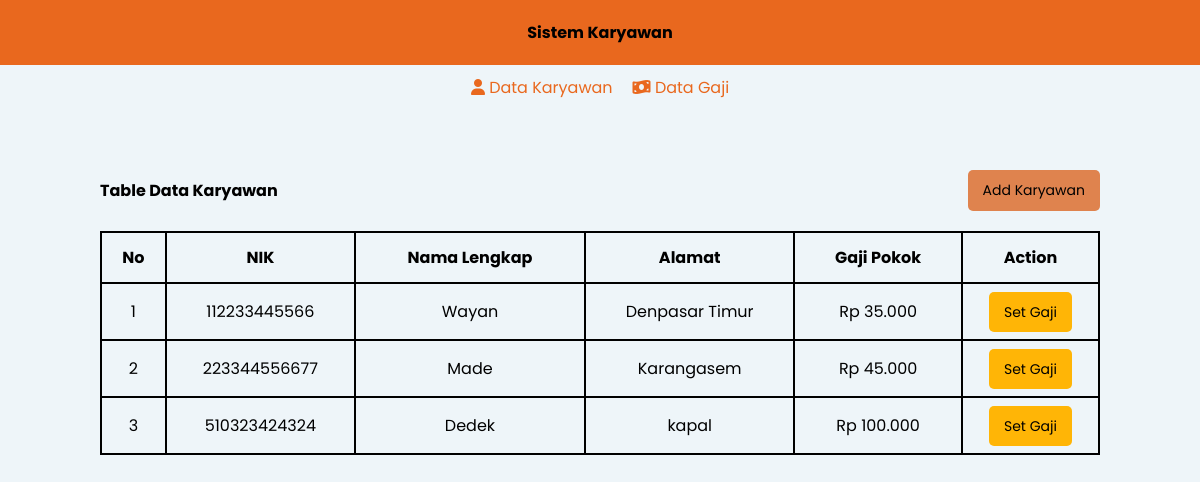
The page / on the database its author committed.
### tables this page shows
CREATE TABLE `user` (
  `nik` char(13) NOT NULL,
  `nama_lengkap` varchar(200) NOT NULL,
  `alamat` varchar(200) NOT NULL,
  `gaji_pokok` double NOT NULL
);

### KaryawanHandler.php (called while the page is built, shortened)
<?php
class KaryawanHandler {
  private $pdo;
  public function __construct($pdo){
    $this->pdo =$pdo;
  }
  public function displayAllData(){
    $stmt = $this->pdo->query("SELECT * FROM user");
    return $stmt->fetchAll(PDO::FETCH_ASSOC);
  }
}

### function.php (called while the page is built)
<?php
function rupiah($angka){
	$hasil_rupiah = "Rp " . number_format($angka,0,',','.');
	return $hasil_rupiah;
}

### index.php (the view, shortened to what this page needs)
<!DOCTYPE html>
<html lang="en">
<head>
  <link rel="stylesheet" href="style.css?<?php echo time();?>">
</head>
<body>
<header>
    <h4>Sistem Karyawan</h4>
</header>
<nav>
  <a class="active" aria-current="page" href="./index.php">
    <i class="fa-solid fa-user"></i>
      <span>Data Karyawan</span>
  </a>
  <a class="" href="./gaji.php">
    <i class="fa-solid fa-money-bill-wave"></i>
      <span>Data Gaji</span>
  </a>
</nav>
<?php
require_once 'KaryawanHandler.php';
require_once 'function.php';
$obj = new KaryawanHandler($pdo);
$datas = $obj->displayAllData();
?>
<section style="margin-top:60px;" class="content">
  <div class="title">
    <h4>Table Data Karyawan</h4>
    <a class="btn_add" href="./add_karyawan.php">Add Karyawan</a>
  </div>
  <table id="table">
  <tr>
    <th>No</th>
    <th>NIK</th>
    <th>Nama Lengkap</th>
    <th>Alamat</th>
    <th>Gaji Pokok</th>
    <th>Action</th>
  </tr>
  <?php if(!empty($datas)):?>
  <?php $no=1;?>
  <?php foreach($datas as $data):?>
  <tr>
    <td><?=$no?></td>
    <td><?=$data['nik']?></td>
    <td><?=$data['nama_lengkap']?></td>
    <td><?=$data['alamat']?></td>
    <td><?=rupiah($data['gaji_pokok']) ?></td>
    <td>
      <a href="./add_gaji.php?nik=<?=$data['nik']?>" class="btn_set">Set Gaji</a>
    </td>
  </tr>
  <?php $no++;?>
  <?php endforeach;?>
  <?php endif;?>
</table>
</section>
</body>
</html>

### style.css (style rules this page uses)
:root { --primary : #e9681e; --secondary:#EEF5F9; --gray:gray; --success:#df834e; --warning:#FFB506; --black : black; }
* { margin: 0; font-family: 'Poppins'; }
body { background-color: var(--secondary); }
header { display: flex; justify-content:space-around; align-items: center; background-color: var(--primary); padding:20px 0; color: var(--white); flex-direction: column; }
header h4 { margin: 0; }
nav { background-color: var(--white); padding:10px 0; display: flex; justify-content:center; align-items:center; gap:20px; }
nav a { text-decoration: none; color: var(--primary); }
section { margin:0 100px; display: flex; flex-direction: column; gap:20px; }
section .title { display: flex; justify-content: space-between; align-items: center; }
.btn_add { text-decoration: none; background-color:var(--success); color: var(--white); padding:10px 15px; border-radius:5px; border: none; font-size: 14px; cursor: pointer; }
.btn_set { text-decoration: none; background-color:var(--warning); color: var(--black); padding:10px 15px; border-radius:5px; border: none; font-size: 14px; }
#table { font-family: Arial, Helvetica, sans-serif; border-collapse: collapse; width: 100%; }
#table td, #table th { border: 2px solid #000000; padding: 8px; border-collapse: collapse; }
#table tr:nth-child(even) { background-color:var(--white) }
#table th { padding-top: 12px; padding-bottom: 12px; text-align: center; background-color:var(--white); color:var(--black); border-collapse: collapse; border: 2px solid #000000; }
#table td { text-align: center; padding: 15px 0; border-collapse: collapse; border: 2px solid #000000; }

### rows shown on the page
user: nik "112233445566", nama_lengkap "Wayan", alamat "Denpasar Timur", gaji_pokok "Rp 35.000"
user: nik "223344556677", nama_lengkap "Made", alamat "Karangasem", gaji_pokok "Rp 45.000"
user: nik "510323424324", nama_lengkap "Dedek", alamat "kapal", gaji_pokok "Rp 100.000"
